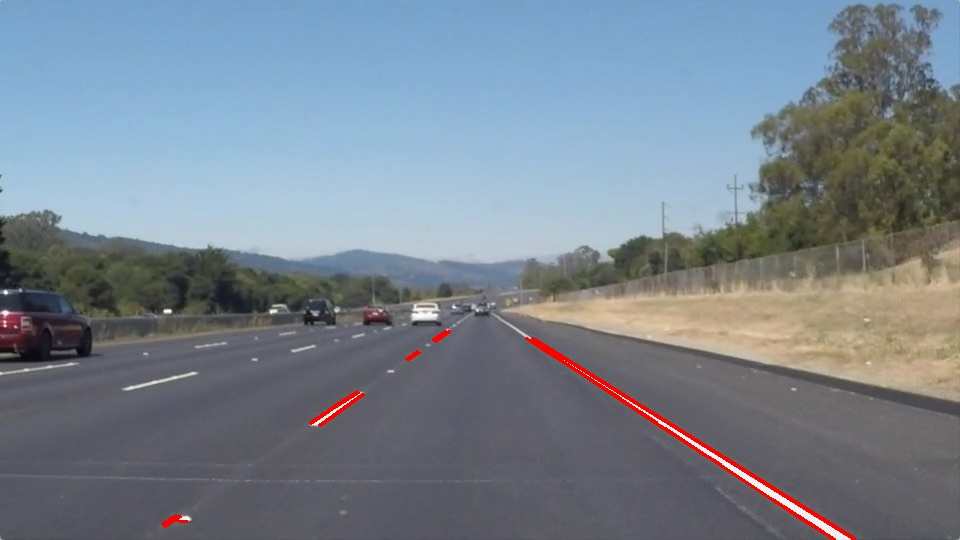
#> input picture Part I - Simple Lane Detection/line-segments-example.jpg, 960 x 540 px, given in place of the camera
$ python 'prueba 1.py'
#> lines starting #> are read from the running program, lines starting #| are printed output that depends on the picture; after the words box and inside, x2 and y2 are one past the last pixel; in counts of white or black regions, pixels touching at a corner belong together
# OpenCV program to perform Edge detection in real time
# import libraries of python OpenCV
# where its functionality resides
import cv2

# np is an alias pointing to numpy library
import numpy as np


# capture frames from a camera
cap = cv2.VideoCapture(1)


# loop runs if capturing has been initialized
while(1):

    # reads frames from a camera
    ret, frame = cap.read()
#> frame is the input picture: shape (540, 960, 3); mean B, G, R 142.5, 131.4, 120.8

    # converting BGR to HSV
    hsv = cv2.cvtColor(frame, cv2.COLOR_BGR2HSV)
#> hsv: shape (540, 960, 3); mean H, S, V 94.5, 53.9, 149.7

    # define range of red color in HSV
    lower_red = np.array([30,150,50])
    upper_red = np.array([255,255,180])
    lower = np.array([12, 40, 60])
    upper = np.array([30, 255, 255])
    # create a red HSV colour boundary and
    # threshold HSV image
    mask = cv2.inRange(hsv, lower_red, upper_red)
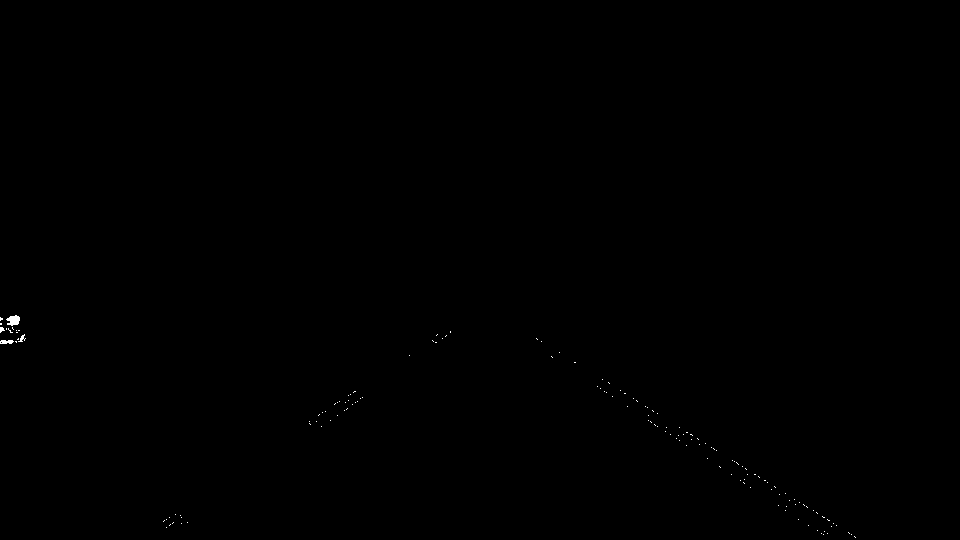
#> mask: shape (540, 960); 0.08% white; 147 white regions (144 under 20 px), largest, box (x1, y1, x2, y2) and area: (6, 315, 20, 326) 105, (0, 340, 14, 344) 46, (18, 334, 26, 342) 27
    amask = cv2.inRange(hsv,lower,upper)
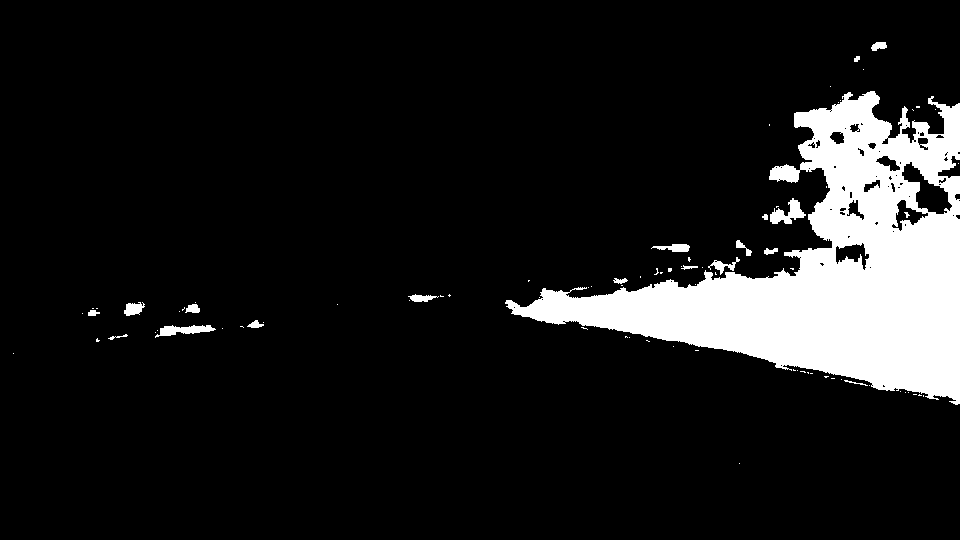
#> amask: shape (540, 960); 11% white; 85 white regions (66 under 20 px), largest, box (x1, y1, x2, y2) and area: (505, 91, 960, 405) 54466, (770, 198, 806, 224) 450, (155, 325, 216, 338) 398

    # Bitwise-AND mask and original image
    res = cv2.bitwise_and(frame,frame, mask= mask)
    rest = cv2.bitwise_and(frame,frame, mask=amask)
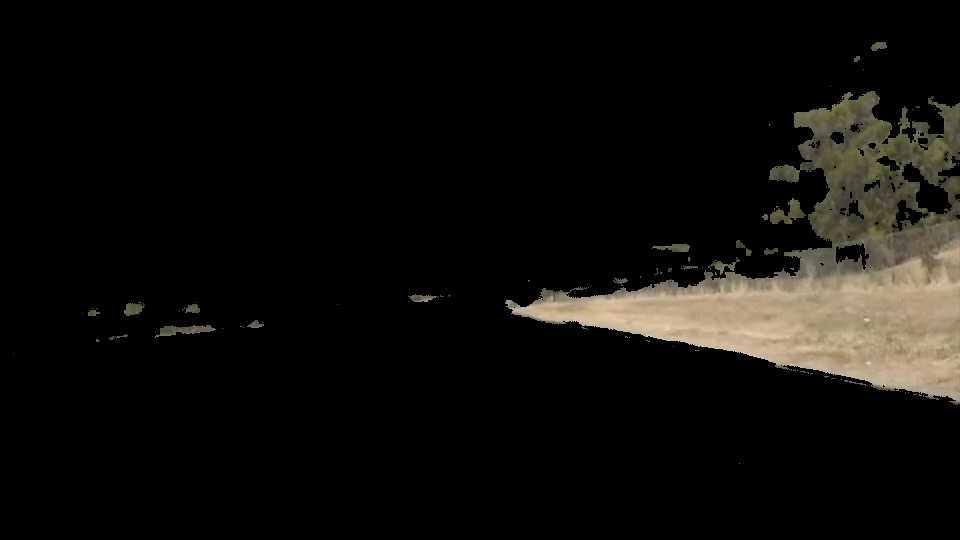
#> rest: shape (540, 960, 3); mean B, G, R 11.6, 14.5, 15.9

    # Display an original image
    cv2.imshow('Original',frame)

    # finds edges in the input image image and
    # marks them in the output map edges
    edges = cv2.Canny(frame,100,200)
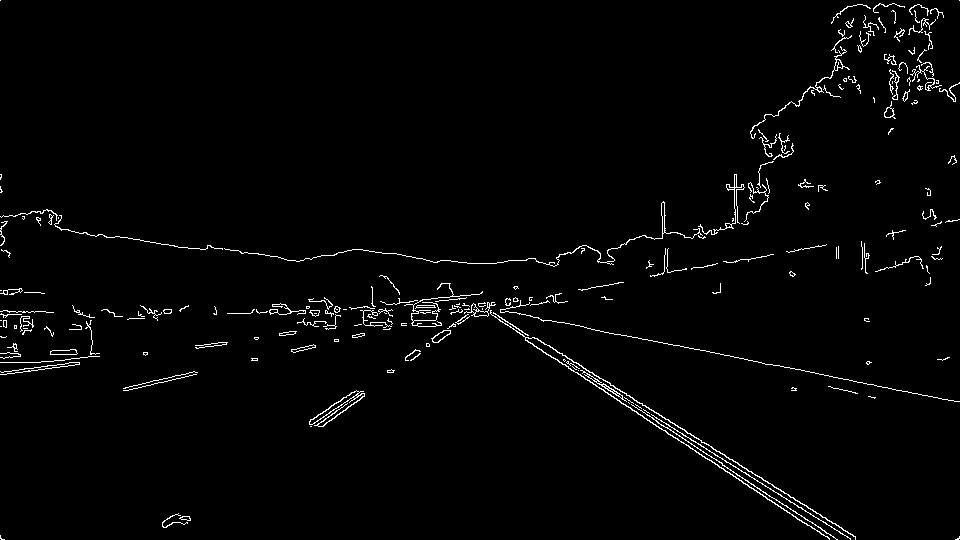
#> edges: shape (540, 960); 1.9% white in thin lines or dots
    edge = cv2.Canny(rest,100,200)
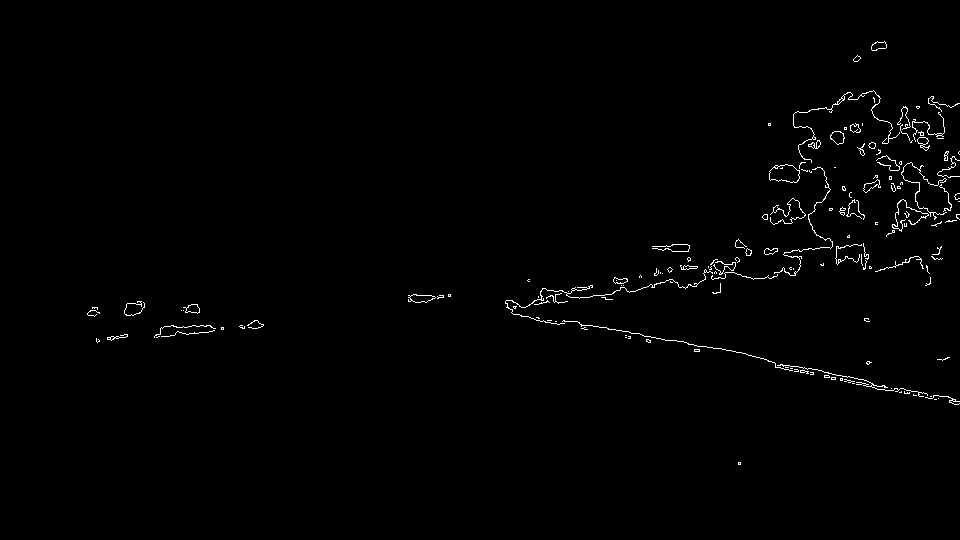
#> edge: shape (540, 960); 0.93% white in thin lines or dots, all inside (x1, y1, x2, y2) = (87, 41, 960, 465)

    # Display edges in a frame
    cv2.imshow('Edges',edges)
    cv2.imshow('Edes',rest)

    # Wait for Esc key to stop
    k = cv2.waitKey(5) & 0xFF
#> (key Esc is pressed here)
    if k == 27:
        break


        # Close the window
        cap.release()

        # De-allocate any associated memory usage
        cv2.destroyAllWindows()
